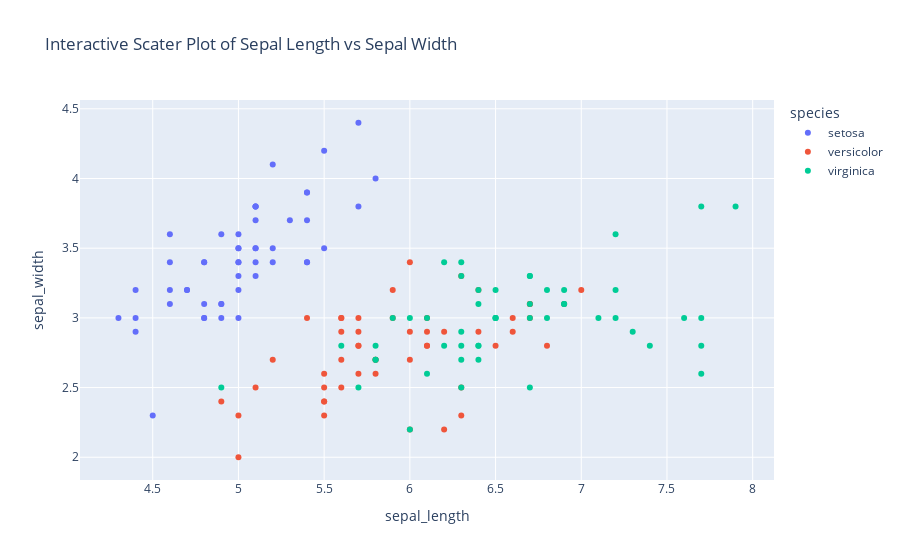

The notebook cell saved with this chart:
### Markdown cell above
![image.png](attachment:image.png)

### Code cell
import plotly.express as px

# Interactive scatter plot
fig = px.scatter(df, x='sepal_length',y='sepal_width', color='species',
                title='Interactive Scater Plot of Sepal Length vs Sepal Width')
fig.show()

### Figure 1 — Plotly figure (JSON) as saved in the notebook; plotly's stock layout.template omitted (floating-point values rounded to 4 significant figures)
{"data": [{"hovertemplate": "species=setosa<br>sepal_length=%{x}<br>sepal_width=%{y}<extra></extra>", "legendgroup": "setosa", "marker": {"color": "#636efa", "symbol": "circle"}, "mode": "markers", "name": "setosa", "orientation": "v", "showlegend": true, "type": "scatter", "x": [5.1, 4.9, 4.7, 4.6, 5, 5.4, 4.6, 5, 4.4, 4.9, 5.4, 4.8, 4.8, 4.3, 5.8, 5.7, 5.4, 5.1, 5.7, 5.1, 5.4, 5.1, 4.6, 5.1, 4.8, 5, 5, 5.2, 5.2, 4.7, 4.8, 5.4, 5.2, 5.5, 4.9, 5, 5.5, 4.9, 4.4, 5.1, 5, 4.5, 4.4, 5, 5.1, 4.8, 5.1, 4.6, 5.3, 5], "xaxis": "x", "y": [3.5, 3, 3.2, 3.1, 3.6, 3.9, 3.4, 3.4, 2.9, 3.1, 3.7, 3.4, 3, 3, 4, 4.4, 3.9, 3.5, 3.8, 3.8, 3.4, 3.7, 3.6, 3.3, 3.4, 3, 3.4, 3.5, 3.4, 3.2, 3.1, 3.4, 4.1, 4.2, 3.1, 3.2, 3.5, 3.6, 3, 3.4, 3.5, 2.3, 3.2, 3.5, 3.8, 3, 3.8, 3.2, 3.7, 3.3], "yaxis": "y"}, {"hovertemplate": "species=versicolor<br>sepal_length=%{x}<br>sepal_width=%{y}<extra></extra>", "legendgroup": "versicolor", "marker": {"color": "#EF553B", "symbol": "circle"}, "mode": "markers", "name": "versicolor", "orientation": "v", "showlegend": true, "type": "scatter", "x": [7, 6.4, 6.9, 5.5, 6.5, 5.7, 6.3, 4.9, 6.6, 5.2, 5, 5.9, 6, 6.1, 5.6, 6.7, 5.6, 5.8, 6.2, 5.6, 5.9, 6.1, 6.3, 6.1, 6.4, 6.6, 6.8, 6.7, 6, 5.7, 5.5, 5.5, 5.8, 6, 5.4, 6, 6.7, 6.3, 5.6, 5.5, 5.5, 6.1, 5.8, 5, 5.6, 5.7, 5.7, 6.2, 5.1, 5.7], "xaxis": "x", "y": [3.2, 3.2, 3.1, 2.3, 2.8, 2.8, 3.3, 2.4, 2.9, 2.7, 2, 3, 2.2, 2.9, 2.9, 3.1, 3, 2.7, 2.2, 2.5, 3.2, 2.8, 2.5, 2.8, 2.9, 3, 2.8, 3, 2.9, 2.6, 2.4, 2.4, 2.7, 2.7, 3, 3.4, 3.1, 2.3, 3, 2.5, 2.6, 3, 2.6, 2.3, 2.7, 3, 2.9, 2.9, 2.5, 2.8], "yaxis": "y"}, {"hovertemplate": "species=virginica<br>sepal_length=%{x}<br>sepal_width=%{y}<extra></extra>", "legendgroup": "virginica", "marker": {"color": "#00cc96", "symbol": "circle"}, "mode": "markers", "name": "virginica", "orientation": "v", "showlegend": true, "type": "scatter", "x": [6.3, 5.8, 7.1, 6.3, 6.5, 7.6, 4.9, 7.3, 6.7, 7.2, 6.5, 6.4, 6.8, 5.7, 5.8, 6.4, 6.5, 7.7, 7.7, 6, 6.9, 5.6, 7.7, 6.3, 6.7, 7.2, 6.2, 6.1, 6.4, 7.2, 7.4, 7.9, 6.4, 6.3, 6.1, 7.7, 6.3, 6.4, 6, 6.9, 6.7, 6.9, 5.8, 6.8, 6.7, 6.7, 6.3, 6.5, 6.2, 5.9], "xaxis": "x", "y": [3.3, 2.7, 3, 2.9, 3, 3, 2.5, 2.9, 2.5, 3.6, 3.2, 2.7, 3, 2.5, 2.8, 3.2, 3, 3.8, 2.6, 2.2, 3.2, 2.8, 2.8, 2.7, 3.3, 3.2, 2.8, 3, 2.8, 3, 2.8, 3.8, 2.8, 2.8, 2.6, 3, 3.4, 3.1, 3, 3.1, 3.1, 3.1, 2.7, 3.2, 3.3, 3, 2.5, 3, 3.4, 3], "yaxis": "y"}], "layout": {"legend": {"title": {"text": "species"}, "tracegroupgap": 0}, "title": {"text": "Interactive Scater Plot of Sepal Length vs Sepal Width"}, "xaxis": {"anchor": "y", "domain": [0, 1], "title": {"text": "sepal_length"}}, "yaxis": {"anchor": "x", "domain": [0, 1], "title": {"text": "sepal_width"}}}}
